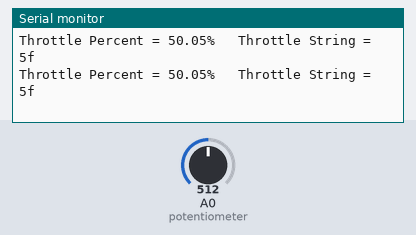
This sketch was run on a simulated Arduino Uno, built with avr-gcc and run on an emulated ATmega328P. Parts: the last lines printed to the serial monitor. Inputs (shaded band) come from the test bench; at power-on: A0 (potentiometer) = 512.

Above: at 1.2 s.
1.3 s: A0 (potentiometer) set to 716
At 1.32 s:
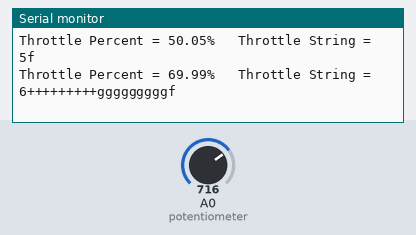
3.2 s: A0 (potentiometer) set to 1023
At 3.25 s:
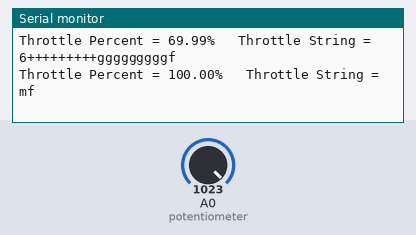

The sketch:

PotentiometerToStringWorking0To100.ino
```cpp
// 24-Jan-2019 - Programme reads potentiometer signal and converts to string to be sent to Plettenberg.
// Developer: Stephen Murphy
// Status: Working. Does not consider steering or two motors.

int TensCharacter; // Number 1 to 10 at the start of the throttle string

//Variables used to calculate the "TensCharacter"
int FirstTensVariable;
int SecondTensVariable;
int ThirdTensVariable;
int FourthTensVariable;
int FifthTensVariable;

//Variables used to calculate the "DecimalCharacters"
float DecimalValue;
float FirstDecimalVariable;
int SecondDecimalVariable;
float ThirdDecimalVariable;
int FourthDecimalVariable;

String OnesCharacters = ""; //String storing the "+" characters for the ones multiplier
String DecimalCharacters = ""; //String storing the "g" characters for the decimal multiplier
String FullThrottleString = "m"; //String to store "m" for full throttle, as per the controller manual
String ThrottleString = ""; //String that stores the final concated string to be sent to the motor

float ThrottleInput;  // Variable to store raw input from Potentiometer.
float ThrottlePercent;  //Variable to store throttle %.


//////////////////////////////////////////////////////////////////////////////////
void setup()
{
  Serial.begin(115200); //Serial communication speed
}

//////////////////////////////////////////////////////////////////////////////////
void loop()
{
//Convert the throttle input to a range 0-100.
ThrottleInput = analogRead(A0); //Value from potentiometer placed into "ThrottleInput".
ThrottlePercent = ((ThrottleInput / 1023.00) * 100.00); //Throttle value converted to %.

FirstTensVariable = ThrottlePercent; //Store the 0-100 value read from the potentiometer e.g. 58.67%
TensCharacter = (FirstTensVariable/10); //Stroe the tens multiplier e.g. 5

SecondTensVariable = (TensCharacter*10); //Store the previous value times ten e.g. 50
ThirdTensVariable = (FirstTensVariable - SecondTensVariable); //store the remaining units e.g 58-50 = 8

//DecimalValue:
FirstDecimalVariable = ThrottlePercent; //Store the 0-100 value read from the potentiometer e.g. 58.67%
SecondDecimalVariable = ThrottlePercent; //Store the throttle value in an INT data type e.g. 58
ThirdDecimalVariable = (ThrottlePercent - SecondDecimalVariable); //Store just the decimal value e.g. 58.67 - 58 = .67
FourthDecimalVariable = (ThirdDecimalVariable * 10); //Store the decimal multiplier e.g. .67 * 10 = 6

 OnesCharacters = ""; //Clear the string
  while (ThirdTensVariable >= 1) { //While the units value is >= 1
  ThirdTensVariable-= 1; //Decrease the units value by 1
  OnesCharacters+="+"; //Increase the OnesCharacters string by "+"
  }

 DecimalCharacters = ""; //Clear the string
  while (FourthDecimalVariable >= 1) { //While the decimal units value is >= 1
  FourthDecimalVariable-= 1; //Decrease the units value by 1
  DecimalCharacters+="g"; //Increase the DecimalCharacters string by "+"
  }

if (ThrottlePercent == 100.00)
  ThrottleString = (FullThrottleString + "f"); //"mf" will be sent, i.e. forward at 100%
  else if (ThrottlePercent < 10.00)
  ThrottleString = ("" + OnesCharacters + DecimalCharacters + "f"); //e.g. 3.42% = "+++ggggf"
  else{
  ThrottleString = (TensCharacter + OnesCharacters + DecimalCharacters + "f"); //e.g. 23.42% = "2+++ggggf"
  }

//Print the following values:
Serial.print("Throttle Percent = ");
Serial.print(ThrottlePercent);
Serial.print("%   ");
Serial.print("Throttle String = ");
Serial.println(ThrottleString);


delay(100); // Delay for stability

}
```

Measured:
- after the input at 1.3 s, the serial monitor: prints a new line at once (image 1)
- after the input at 3.2 s, the serial monitor: prints a new line after 0.05 s (image 2)
